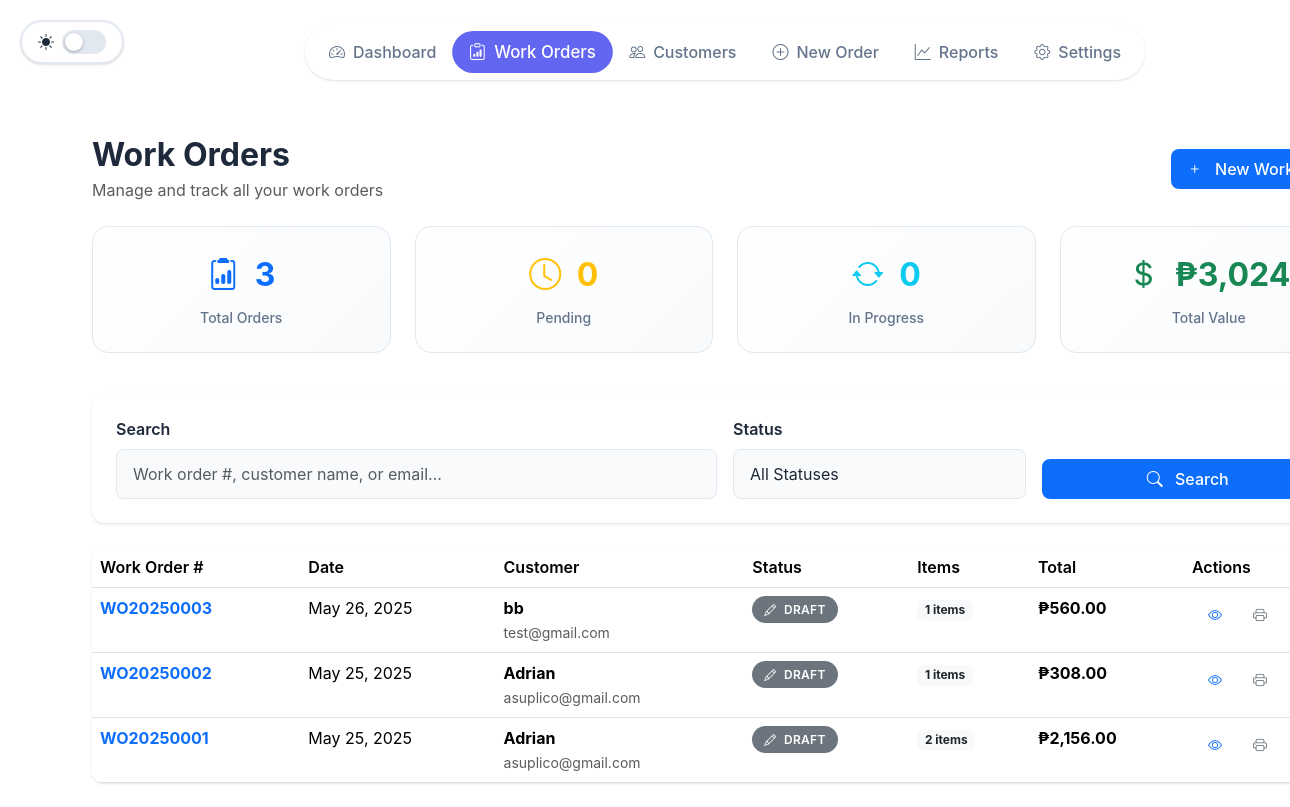
Screenshot of /work_orders.php with the database file from the repository.
### tables this page shows
CREATE TABLE `work_orders` (
  `id` int(11) NOT NULL,
  `work_order_number` varchar(50) NOT NULL,
  `order_date` date NOT NULL,
  `requested_by` varchar(100) NOT NULL,
  `customer_id` varchar(50) DEFAULT NULL,
  `department` varchar(100) DEFAULT NULL,
  `contact_name` varchar(100) NOT NULL,
  `contact_email` varchar(150) NOT NULL,
  `street_address` text NOT NULL,
  `city_zip` varchar(100) NOT NULL,
  `phone` varchar(20) NOT NULL,
  `bill_name` varchar(100) NOT NULL,
  `bill_company` varchar(150) DEFAULT NULL,
  `bill_street_address` text NOT NULL,
  `bill_city_zip` varchar(100) NOT NULL,
  `bill_phone` varchar(20) DEFAULT NULL,
  `description_of_work` text NOT NULL,
  `subtotal` decimal(10,2) NOT NULL DEFAULT 0.00,
  `taxable_amount` decimal(10,2) NOT NULL DEFAULT 0.00,
  `tax_amount` decimal(10,2) NOT NULL DEFAULT 0.00,
  `total` decimal(10,2) NOT NULL DEFAULT 0.00,
  `payable_to` varchar(150) DEFAULT NULL,
  `status` enum('draft','pending','in_progress','completed','cancelled','billed') DEFAULT 'draft',
  `priority` enum('low','medium','high','urgent') DEFAULT 'medium',
  `ip_address` varchar(45) DEFAULT NULL,
  `user_agent` text DEFAULT NULL,
  `created_at` timestamp NOT NULL DEFAULT current_timestamp(),
  `updated_at` timestamp NOT NULL DEFAULT current_timestamp() ON UPDATE current_timestamp(),
  `completed_at` timestamp NULL DEFAULT NULL
);

### includes/work_order_functions.php (called while the page is built, shortened)
<?php
function search_work_orders($conn, $search_term = '', $status = '', $limit = 50, $offset = 0) {
    $params = array();
    $types = '';
    $where_clause = '';
    $sql = "SELECT * FROM work_orders $where_clause ORDER BY created_at DESC LIMIT ? OFFSET ?";
    $params[] = $limit;
    $params[] = $offset;
    $types .= 'ii';
    $stmt = $conn->prepare($sql);
    if (!empty($params)) {
        $stmt->bind_param($types, ...$params);
    }
    $stmt->execute();
    $result = $stmt->get_result();
    $work_orders = array();
    while ($work_order = $result->fetch_assoc()) {
        $count_sql = "SELECT COUNT(*) as item_count FROM work_order_items WHERE work_order_id = ?";
        $count_stmt = $conn->prepare($count_sql);
        if ($count_stmt) {
            $count_stmt->bind_param("i", $work_order['id']);
            $count_stmt->execute();
            $count_result = $count_stmt->get_result();
            $count_row = $count_result->fetch_assoc();
            $work_order['item_count'] = $count_row['item_count'];
        } else {
            $work_order['item_count'] = 0;
        }
        $work_orders[] = $work_order;
    }
    return $work_orders;
}
function get_work_order_stats($conn, $date_from = null, $date_to = null) {
    $where_clause = '';
    $sql = "SELECT
                COUNT(*) as total_orders,
                COALESCE(SUM(total), 0) as total_amount,
                COALESCE(AVG(total), 0) as average_order_value,
                COUNT(CASE WHEN status = 'completed' THEN 1 END) as completed_orders,
                COUNT(CASE WHEN status = 'pending' THEN 1 END) as pending_orders,
                COUNT(CASE WHEN status = 'in_progress' THEN 1 END) as in_progress_orders
            FROM work_orders $where_clause";
    $stmt = $conn->prepare($sql);
    $stmt->execute();
    $result = $stmt->get_result();
    $stats = $result->fetch_assoc();
    return $stats;
}
?>

### includes/functions.php (called while the page is built, shortened)
<?php
function sanitize_input($data) {
    $data = trim($data);
    $data = stripslashes($data);
    $data = htmlspecialchars($data);
    return $data;
}
?>

### work_orders.php (the view, shortened to what this page needs)
<?php
include 'includes/functions.php';
include 'includes/work_order_functions.php';
$search_term = sanitize_input($_GET['search'] ?? '');
$status_filter = sanitize_input($_GET['status'] ?? '');
$page = (int)($_GET['page'] ?? 1);
$limit = 20;
$offset = ($page - 1) * $limit;
$work_orders = search_work_orders($conn, $search_term, $status_filter, $limit, $offset);
$stats = get_work_order_stats($conn);
?>
<!DOCTYPE html>
<html lang="en">
<head>
    <link href="https://cdn.jsdelivr.net/npm/bootstrap@5.3.2/dist/css/bootstrap.min.css" rel="stylesheet">
    <link href="https://cdn.jsdelivr.net/npm/bootstrap-icons@1.11.0/font/bootstrap-icons.css" rel="stylesheet">
</head>
<body>
    <div class="dark-mode-toggle" id="darkModeToggle">
        <i class="bi bi-sun-fill" id="themeIcon"></i>
        <div class="toggle-switch" id="toggleSwitch">
            <div class="toggle-slider"></div>
        </div>
    </div>
    <div class="container-fluid py-4" style="margin-left: 80px;">
        <div class="d-flex justify-content-center mb-4">
            <div class="nav-links fade-in">
                <a href="dashboard.php">
                    <i class="bi bi-speedometer2 me-2"></i>Dashboard
                </a>
                <a href="work_orders.php" class="active">
                    <i class="bi bi-clipboard-data me-2"></i>Work Orders
                </a>
                <a href="customers.php">
                    <i class="bi bi-people me-2"></i>Customers
                </a>
                <a href="index.php">
                    <i class="bi bi-plus-circle me-2"></i>New Order
                </a>
                <a href="reports.php">
                    <i class="bi bi-graph-up me-2"></i>Reports
                </a>
                <a href="settings.php">
                    <i class="bi bi-gear me-2"></i>Settings
                </a>
            </div>
        </div>
        <div class="d-flex justify-content-between align-items-center mb-4 fade-in">
            <div>
                <h1 class="h2 mb-1 fw-bold">Work Orders</h1>
                <p class="text-muted mb-0">Manage and track all your work orders</p>
            </div>
            <a href="index.php" class="btn btn-primary modern-btn">
                <i class="bi bi-plus me-2"></i>
                New Work Order
            </a>
        </div>
        <div class="row mb-4">
            <div class="col-md-3 col-sm-6 mb-3">
                <div class="stats-card">
                    <div class="fade-in">
                        <div class="stats-number text-primary">
                            <i class="bi bi-clipboard2-data me-2"></i>
                            <?php echo $stats['total_orders']; ?>
                        </div>
                        <div class="stats-label">Total Orders</div>
                    </div>
                </div>
            </div>
            <div class="col-md-3 col-sm-6 mb-3">
                <div class="stats-card">
                    <div class="fade-in">
                        <div class="stats-number text-warning">
                            <i class="bi bi-clock me-2"></i>
                            <?php echo $stats['pending_orders']; ?>
                        </div>
                        <div class="stats-label">Pending</div>
                    </div>
                </div>
            </div>
            <div class="col-md-3 col-sm-6 mb-3">
                <div class="stats-card">
                    <div class="fade-in">
                        <div class="stats-number text-info">
                            <i class="bi bi-arrow-repeat me-2"></i>
                            <?php echo $stats['in_progress_orders']; ?>
                        </div>
                        <div class="stats-label">In Progress</div>
                    </div>
                </div>
            </div>
            <div class="col-md-3 col-sm-6 mb-3">
                <div class="stats-card">
                    <div class="fade-in">
                        <div class="stats-number text-success">
                            <i class="bi bi-currency-dollar me-2"></i>
                            ₱<?php echo number_format($stats['total_amount'], 0); ?>
                        </div>
                        <div class="stats-label">Total Value</div>
                    </div>
                </div>
            </div>
        </div>
        <div class="search-container mb-4 fade-in">
            <form method="GET">
                <div class="row g-3 align-items-end">
                    <div class="col-md-6">
                        <label class="form-label fw-semibold">Search</label>
                        <input
                            type="text"
                            class="form-control modern-input"
                            name="search"
                            placeholder="Work order #, customer name, or email..."
                            value="<?php echo htmlspecialchars($search_term); ?>"
                        >
                    </div>
                    <div class="col-md-3">
                        <label class="form-label fw-semibold">Status</label>
                        <select class="form-control modern-input" name="status">
                            <option value="">All Statuses</option>
                        </select>
                    </div>
                    <div class="col-md-3">
                        <button type="submit" class="btn btn-primary modern-btn w-100">
                            <i class="bi bi-search me-2"></i>
                            Search
                        </button>
                    </div>
                </div>
            </form>
        </div>
        <?php if (empty($work_orders)): ?>
            <div class="modern-card p-5 text-center fade-in">
                <i class="bi bi-inbox" style="font-size: 3rem; color: var(--text-muted);"></i>
                <h5 class="mt-3">No work orders found</h5>
                <p class="text-muted">No work orders match your search criteria.</p>
                <a href="index.php" class="btn btn-primary modern-btn">
                    <i class="bi bi-plus me-2"></i>
                    Create First Work Order
                </a>
            </div>
        <?php else: ?>
            <div class="modern-table fade-in">
                <div class="table-responsive">
                    <table class="table table-hover mb-0">
                        <thead>
                            <tr>
                                <th class="fw-semibold">Work Order #</th>
                                <th class="fw-semibold">Date</th>
                                <th class="fw-semibold">Customer</th>
                                <th class="fw-semibold">Status</th>
                                <th class="fw-semibold">Items</th>
                                <th class="fw-semibold">Total</th>
                                <th class="fw-semibold">Actions</th>
                            </tr>
                        </thead>
                        <tbody>
                            <?php foreach ($work_orders as $index => $order): ?>
                                <tr class="fade-in" style="--row-index: <?php echo $index + 1; ?>;">
                                    <td>
                                        <strong class="text-primary"><?php echo htmlspecialchars($order['work_order_number']); ?></strong>
                                    </td>
                                    <td><?php echo date('M j, Y', strtotime($order['order_date'])); ?></td>
                                    <td>
                                        <div>
                                            <strong><?php echo htmlspecialchars($order['contact_name']); ?></strong>
                                            <br>
                                            <small class="text-muted"><?php echo htmlspecialchars($order['contact_email']); ?></small>
                                        </div>
                                    </td>
                                    <td>
                                        <?php
                                        $status_config = [
                                            'completed' => ['color' => 'success', 'icon' => 'check-circle'],
                                            'pending' => ['color' => 'warning', 'icon' => 'clock'],
                                            'in_progress' => ['color' => 'info', 'icon' => 'arrow-repeat'],
                                            'draft' => ['color' => 'secondary', 'icon' => 'pencil'],
                                            'cancelled' => ['color' => 'danger', 'icon' => 'x-circle'],
                                            'billed' => ['color' => 'primary', 'icon' => 'receipt']
                                        ];
                                        $config = $status_config[$order['status']] ?? $status_config['draft'];
                                        ?>
                                        <span class="modern-badge bg-<?php echo $config['color']; ?> text-white">
                                            <i class="bi bi-<?php echo $config['icon']; ?> me-1"></i>
                                            <?php echo strtoupper(str_replace('_', ' ', $order['status'])); ?>
                                        </span>
                                    </td>
                                    <td>
                                        <span class="badge bg-light text-dark">
                                            <?php echo $order['item_count']; ?> items
                                        </span>
                                    </td>
                                    <td>
                                        <strong>₱<?php echo number_format($order['total'], 2); ?></strong>
                                    </td>
                                    <td>
                                        <div class="btn-group btn-group-sm">
                                            <button
                                                type="button"
                                                class="btn btn-outline-primary modern-btn"
                                                onclick="viewWorkOrder(<?php echo $order['id']; ?>)"
                                                title="View Details"
                                            >
                                                <i class="bi bi-eye"></i>
                                            </button>
                                            <button
                                                type="button"
                                                class="btn btn-outline-secondary modern-btn"
                                                onclick="printWorkOrder(<?php echo $order['id']; ?>)"
                                                title="Print"
                                            >
                                                <i class="bi bi-printer"></i>
                                            </button>
                                        </div>
                                    </td>
                                </tr>
                            <?php endforeach; ?>
                        </tbody>
                    </table>
                </div>
            </div>
        <?php endif; ?>
    </div>
</body>
</html>

### rows the page displays
work_orders: work_order_number "WO20250003", order_date "May 26, 2025", contact_name "bb", contact_email "test@gmail.com", status "DRAFT", item_count "1", total "560.00"
work_orders: work_order_number "WO20250002", order_date "May 25, 2025", contact_name "Adrian", contact_email "asuplico@gmail.com", status "DRAFT", item_count "1", total "308.00"
work_orders: work_order_number "WO20250001", order_date "May 25, 2025", contact_name "Adrian", contact_email "asuplico@gmail.com", status "DRAFT", id "2", total "2,156.00"

### other values shown
$stats['total_orders'] "3"
$stats['pending_orders'] "0"
$stats['in_progress_orders'] "0"
$stats['total_amount'] "3,024"
